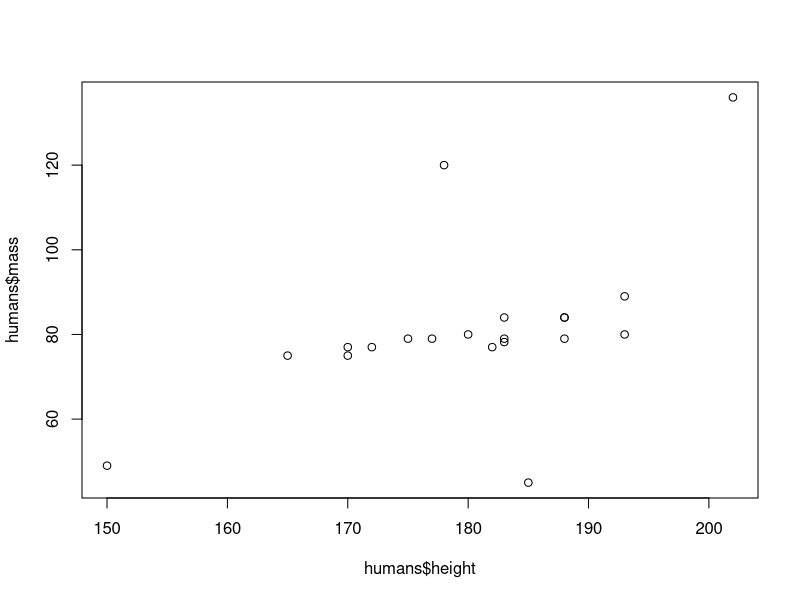
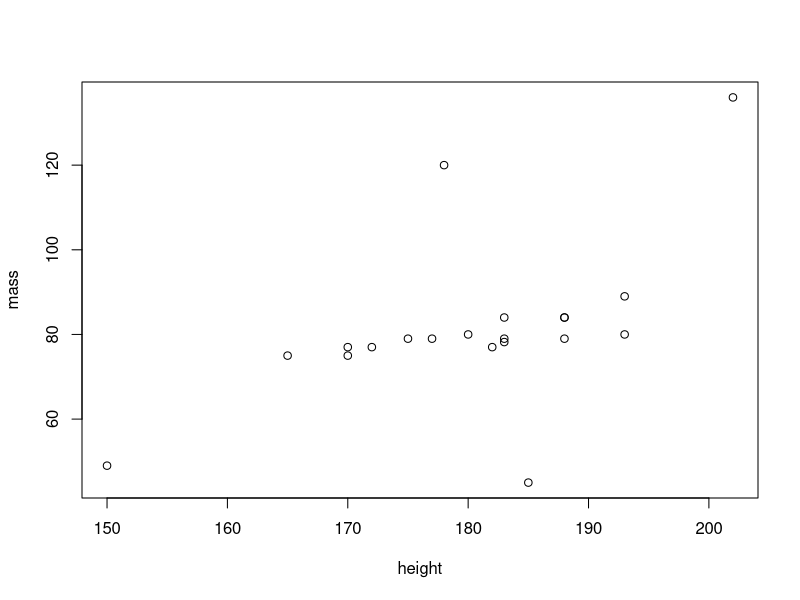
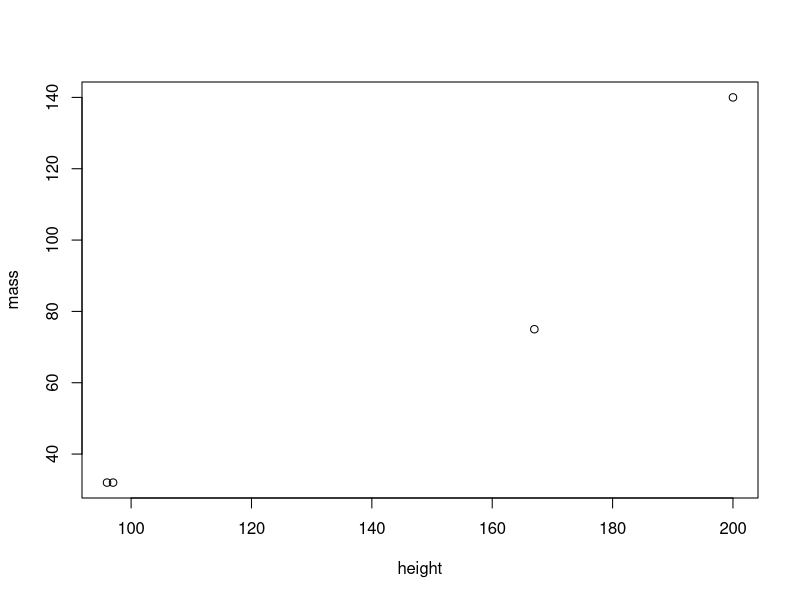

Recreate these plots in R, in order.
## ---- chunk 1
library(tidyverse)
## ---- chunk 2
glimpse(starwars)
## ---- chunk 3
humans <- starwars %>% filter(species == "Human")
plot(humans$height, humans$mass)

starwars %>% filter(species == "Human") %>% plot(mass ~ height, data = .)

## ---- chunk 4
starwars %>% filter(species == "Droid") %>% plot(mass ~ height, data = .)

## ---- chunk 5

## ---- chunk 6
count_data <- starwars%>% group_by(homeworld) %>% summarize(n_count = n()) %>% arrange(desc(n_count))
glimpse(count_data)
## ---- chunk 7
count_data <- starwars%>% group_by(eye_color) %>% summarize(mean(height))
glimpse(count_data)

## ---- chunk 8

## ---- chunk 9


## ---- chunk 10

